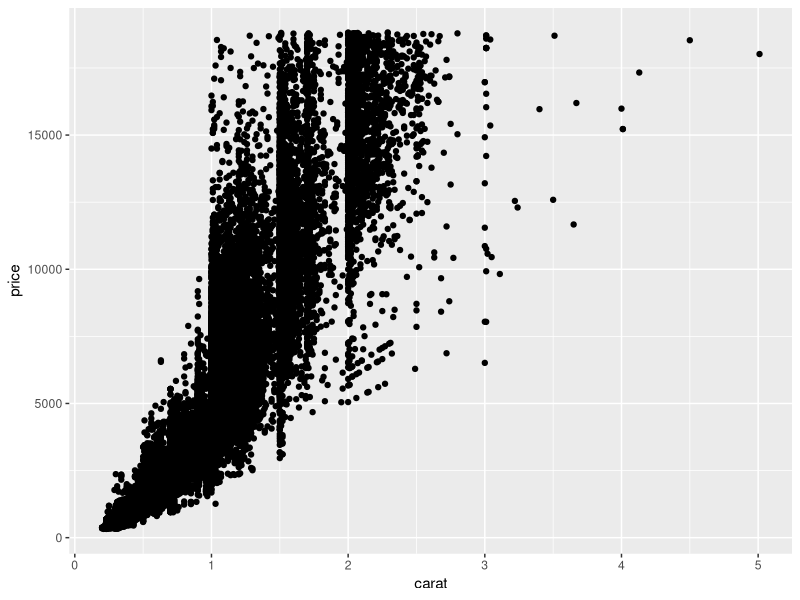
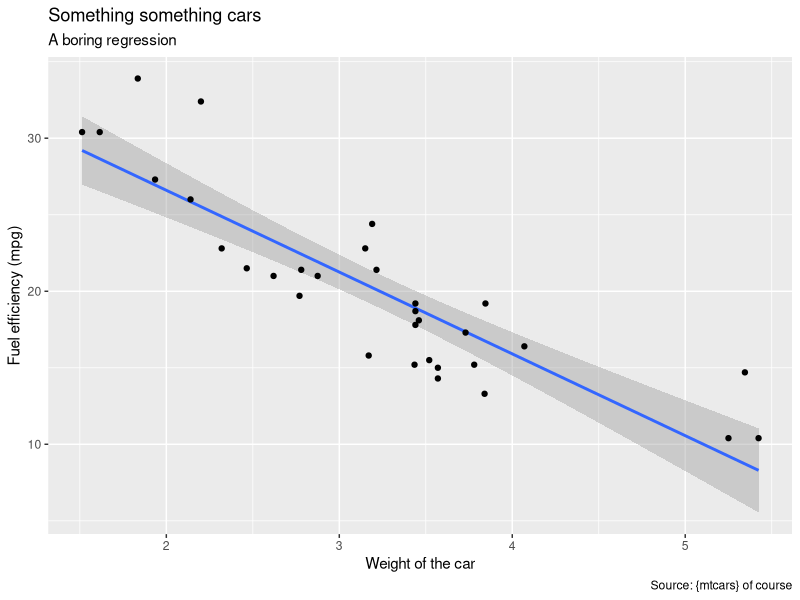

Write R code to recreate these figures, in order.
## ---- chunk 1
library(dplyr)
library(ggplot2)

mtcars %>%
  head() %>% 
  knitr::kable(format = "html")
## ---- chunk 2
ggplot(diamonds) +
  aes(carat, price) +
  geom_point()
## ---- chunk 3
starwars %>%
  mutate(n_films = sapply(films, length)) %>%
  select(name, hair_color, height, species, n_films) %>%
  arrange(desc(n_films)) %>%
  head(10) %>%
  knitr::kable(caption = paste(
    "Characters with most",
    "appearances in Star Wars movies."))
## ---- chunk 4
ggplot(mtcars) +
  aes(wt, mpg) +
  geom_smooth(method = "lm") +
  geom_point() +
  labs(title = "Something something cars",
       subtitle = "A boring regression",
       caption = "Source: {mtcars} of course",
       x = "Weight of the car",
       y = "Fuel efficiency (mpg)")
